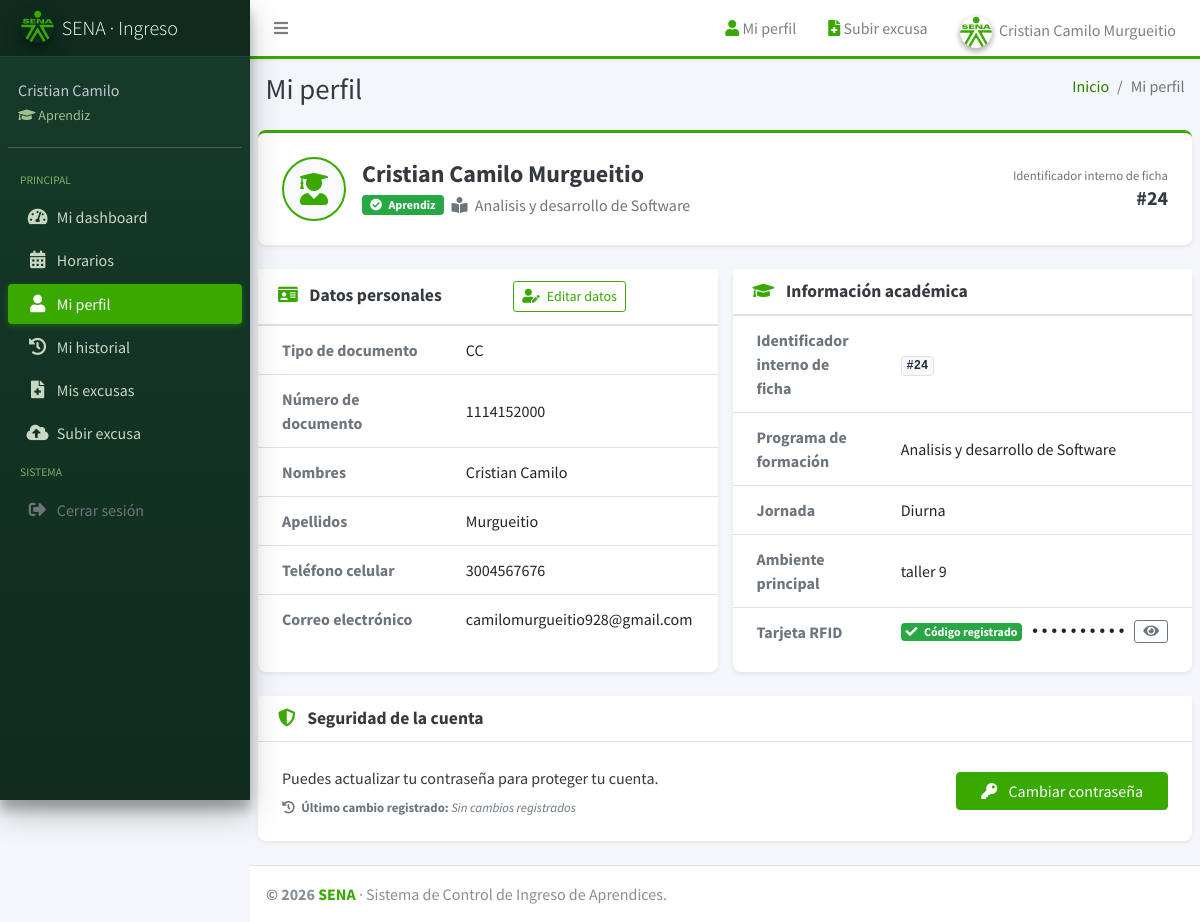
The page /views/aprendiz/perfil.php (signed in) on the database its author committed.
### tables this page shows
CREATE TABLE `aprendiz` (
  `id_aprendiz` int(11) NOT NULL AUTO_INCREMENT,
  `codigo_rfid` varchar(50) NOT NULL,
  `fk_ficha` int(11) NOT NULL,
  `fk_usuario` int(11) NOT NULL,
  PRIMARY KEY (`id_aprendiz`),
  UNIQUE KEY `codigo_rfid` (`codigo_rfid`),
  UNIQUE KEY `fk_usuario` (`fk_usuario`),
  KEY `fk_aprendiz_ficha` (`fk_ficha`),
  CONSTRAINT `fk_aprendiz_ficha` FOREIGN KEY (`fk_ficha`) REFERENCES `ficha` (`id_ficha`) ON UPDATE CASCADE,
  CONSTRAINT `fk_aprendiz_usuario` FOREIGN KEY (`fk_usuario`) REFERENCES `usuario` (`id_usuario`) ON UPDATE CASCADE
);

CREATE TABLE `usuario` (
  `id_usuario` int(11) NOT NULL AUTO_INCREMENT,
  `nombre_usuario` varchar(45) NOT NULL,
  `contrasena` varchar(400) NOT NULL,
  `nombre` varchar(45) NOT NULL,
  `apellido` varchar(45) NOT NULL,
  `tipo_documento` varchar(10) DEFAULT NULL,
  `identificacion` varchar(45) DEFAULT NULL,
  `telefono` varchar(45) DEFAULT NULL,
  `correo_electronico` varchar(100) DEFAULT NULL,
  `fk_rol` int(11) NOT NULL,
  `estado_invitacion_clave` enum('PENDIENTE','MANTENIDA','CAMBIADA') NOT NULL DEFAULT 'PENDIENTE',
  `fecha_resolucion_invitacion` datetime DEFAULT NULL,
  `fecha_ultimo_cambio_clave` datetime DEFAULT NULL,
  PRIMARY KEY (`id_usuario`),
  UNIQUE KEY `identificacion` (`identificacion`),
  KEY `fk_usuario_rol` (`fk_rol`),
  CONSTRAINT `fk_usuario_rol` FOREIGN KEY (`fk_rol`) REFERENCES `rol` (`id_rol`) ON UPDATE CASCADE
);

CREATE TABLE `ficha` (
  `id_ficha` int(11) NOT NULL AUTO_INCREMENT,
  `nombre_programa` varchar(100) NOT NULL,
  `jornada` varchar(45) NOT NULL,
  `ambiente_principal` varchar(100) DEFAULT NULL,
  `fk_usuario` int(11) NOT NULL,
  PRIMARY KEY (`id_ficha`),
  KEY `fk_ficha_usuario` (`fk_usuario`),
  CONSTRAINT `fk_ficha_usuario` FOREIGN KEY (`fk_usuario`) REFERENCES `usuario` (`id_usuario`) ON UPDATE CASCADE
);

### views/aprendiz/perfil.php (the view, shortened to what the rows shown need)
<?php
require_once dirname(__DIR__) . '/../includes/autenticacion.php';
$conexion = (new Conexion())->conectar();
$consultaPerfil = $conexion->prepare(
    'SELECT
        usuario.id_usuario,
        usuario.nombre,
        usuario.apellido,
        CONCAT(usuario.nombre, CHAR(32), usuario.apellido) AS nombre_completo,
        usuario.tipo_documento,
        usuario.identificacion AS documento,
        usuario.telefono,
        usuario.correo_electronico,
        usuario.fecha_ultimo_cambio_clave,
        aprendiz.codigo_rfid,
        ficha.id_ficha,
        ficha.nombre_programa,
        ficha.jornada,
        ficha.ambiente_principal
     FROM usuario
     INNER JOIN aprendiz ON aprendiz.fk_usuario = usuario.id_usuario
     INNER JOIN ficha ON aprendiz.fk_ficha = ficha.id_ficha
     WHERE usuario.id_usuario = :id_usuario
     LIMIT 1'
);
$consultaPerfil->bindValue(':id_usuario', $_SESSION['aprendiz']['id_usuario'], PDO::PARAM_INT);
$consultaPerfil->execute();
$perfilAprendiz = $consultaPerfil->fetch(PDO::FETCH_ASSOC);
?>
<?php if (!$perfilAprendiz): ?>
  <div class="row">
    <div class="col-12">
      <div class="alert alert-warning" role="alert">
        <i class="fas fa-exclamation-triangle mr-2"></i> No se encontró un perfil de aprendiz asociado a esta cuenta.
      </div>
    </div>
  </div>
<?php else: ?>
  <div class="card card-outline card-success mb-4 shadow-sm">
    <div class="card-body p-4">
      <div class="d-flex flex-column flex-md-row align-items-md-center justify-content-between">
        <div class="d-flex align-items-center mb-3 mb-md-0">
          <div class="rounded-circle bg-light d-flex align-items-center justify-content-center mr-3" style="width: 64px; height: 64px; min-width: 64px; border: 2px solid #39a900;">
            <i class="fas fa-user-graduate fa-2x text-sena"></i>
          </div>
          <div>
            <h2 class="h4 font-weight-bold mb-1 text-dark" id="perfilHeaderNombre"><?= htmlspecialchars($perfilAprendiz['nombre_completo']) ?></h2>
            <div class="d-flex flex-wrap align-items-center">
              <span class="badge badge-success px-2 py-1 mr-2"><i class="fas fa-check-circle mr-1"></i> Aprendiz</span>
              <span class="text-muted"><i class="fas fa-book-reader mr-1"></i> <?= htmlspecialchars($perfilAprendiz['nombre_programa'] ?: 'No registrado') ?></span>
            </div>
          </div>
        </div>
        <div class="text-md-right">
          <span class="text-muted small d-block">Identificador interno de ficha</span>
          <span class="h5 font-weight-bold text-dark">#<?= htmlspecialchars((string)$perfilAprendiz['id_ficha']) ?></span>
        </div>
      </div>
    </div>
  </div>
  <div class="row">
    <div class="col-lg-6 col-12 mb-4">
      <div class="card h-100 shadow-sm">
        <div class="card-header bg-white border-bottom d-flex align-items-center justify-content-between">
          <h3 class="card-title font-weight-bold text-dark mb-0">
            <i class="fas fa-id-card text-sena mr-2"></i> Datos personales
          </h3>
          <button type="button" class="btn btn-sm btn-outline-success" id="btnAbrirModalEditarDatos">
            <i class="fas fa-user-edit mr-1"></i> Editar datos
          </button>
        </div>
        <div class="card-body p-0">
          <div class="table-responsive">
            <table class="table table-hover mb-0">
              <tbody>
                <tr>
                  <th scope="row" class="text-muted pl-4" style="width: 40%;">Tipo de documento</th>
                  <td class="font-weight-medium pr-4" id="perfilTipoDoc"><?= htmlspecialchars($perfilAprendiz['tipo_documento'] ?: 'No registrado') ?></td>
                </tr>
                <tr>
                  <th scope="row" class="text-muted pl-4">Número de documento</th>
                  <td class="font-weight-medium pr-4" id="perfilDocumento"><?= htmlspecialchars($perfilAprendiz['documento'] ?: 'No registrado') ?></td>
                </tr>
                <tr>
                  <th scope="row" class="text-muted pl-4">Nombres</th>
                  <td class="font-weight-medium pr-4" id="perfilNombre"><?= htmlspecialchars($perfilAprendiz['nombre'] ?: 'No registrado') ?></td>
                </tr>
                <tr>
                  <th scope="row" class="text-muted pl-4">Apellidos</th>
                  <td class="font-weight-medium pr-4" id="perfilApellido"><?= htmlspecialchars($perfilAprendiz['apellido'] ?: 'No registrado') ?></td>
                </tr>
                <tr>
                  <th scope="row" class="text-muted pl-4">Teléfono celular</th>
                  <td class="font-weight-medium pr-4" id="perfilTelefono">
                    <?php
                      $tel = trim((string)($perfilAprendiz['telefono'] ?? ''));
                      echo ($tel !== '' && $tel !== '#N/A') ? htmlspecialchars($tel) : '<span class="text-muted font-italic">No registrado</span>';
                    ?>
                  </td>
                </tr>
                <tr>
                  <th scope="row" class="text-muted pl-4">Correo electrónico</th>
                  <td class="font-weight-medium pr-4" id="perfilCorreo">
                    <?php
                      $correo = trim((string)($perfilAprendiz['correo_electronico'] ?? ''));
                      echo ($correo !== '' && $correo !== '#N/A') ? htmlspecialchars($correo) : '<span class="text-muted font-italic">No registrado</span>';
                    ?>
                  </td>
                </tr>
              </tbody>
            </table>
          </div>
        </div>
      </div>
    </div>
    <div class="col-lg-6 col-12 mb-4">
      <div class="card h-100 shadow-sm">
        <div class="card-header bg-white border-bottom">
          <h3 class="card-title font-weight-bold text-dark">
            <i class="fas fa-graduation-cap text-sena mr-2"></i> Información académica
          </h3>
        </div>
        <div class="card-body p-0">
          <div class="table-responsive">
            <table class="table table-hover mb-0">
              <tbody>
                <tr>
                  <th scope="row" class="text-muted pl-4" style="width: 45%;">Identificador interno de ficha</th>
                  <td class="font-weight-medium pr-4">
                    <span class="badge badge-light border text-monospace">#<?= htmlspecialchars((string)$perfilAprendiz['id_ficha']) ?></span>
                  </td>
                </tr>
                <tr>
                  <th scope="row" class="text-muted pl-4">Programa de formación</th>
                  <td class="font-weight-medium pr-4"><?= htmlspecialchars($perfilAprendiz['nombre_programa'] ?: 'No registrado') ?></td>
                </tr>
                <tr>
                  <th scope="row" class="text-muted pl-4">Jornada</th>
                  <td class="font-weight-medium pr-4"><?= htmlspecialchars($perfilAprendiz['jornada'] ?: 'No registrada') ?></td>
                </tr>
                <tr>
                  <th scope="row" class="text-muted pl-4">Ambiente principal</th>
                  <td class="font-weight-medium pr-4">
                    <?php
                      $ambiente = trim((string)($perfilAprendiz['ambiente_principal'] ?? ''));
                      echo ($ambiente !== '' && $ambiente !== '#N/A') ? htmlspecialchars($ambiente) : '<span class="text-muted font-italic">No registrado</span>';
                    ?>
                  </td>
                </tr>
                <tr>
                  <th scope="row" class="text-muted pl-4">Tarjeta RFID</th>
                  <td class="font-weight-medium pr-4">
                    <?php if (!empty($perfilAprendiz['codigo_rfid'])): ?>
                      <div class="d-flex align-items-center">
                        <span class="badge badge-success mr-2"><i class="fas fa-check mr-1"></i> Código registrado</span>
                        <span id="rfidMascara" class="text-monospace">••••••••••</span>
                        <button type="button" class="btn btn-sm btn-outline-secondary ml-2 py-0 px-2" id="btnToggleRfid" title="Mostrar/ocultar código RFID" aria-label="Mostrar código RFID">
                          <i class="fas fa-eye" id="iconoToggleRfid"></i>
                        </button>
                      </div>
                    <?php else: ?>
                      <span class="badge badge-secondary"><i class="fas fa-minus-circle mr-1"></i> Sin código registrado</span>
                    <?php endif; ?>
                  </td>
                </tr>
              </tbody>
            </table>
          </div>
        </div>
      </div>
    </div>
  </div>
  <div class="card shadow-sm mb-4">
    <div class="card-header bg-white border-bottom">
      <h3 class="card-title font-weight-bold text-dark">
        <i class="fas fa-shield-alt text-sena mr-2"></i> Seguridad de la cuenta
      </h3>
    </div>
    <div class="card-body p-4">
      <div class="row align-items-center">
        <div class="col-md-8 mb-3 mb-md-0">
          <p class="mb-2 text-dark font-weight-medium">Puedes actualizar tu contraseña para proteger tu cuenta.</p>
          <p class="text-muted small mb-0">
            <i class="fas fa-history mr-1"></i> <strong>Último cambio registrado:</strong>
            <span id="textoUltimoCambio">
              <?php if (!empty($perfilAprendiz['fecha_ultimo_cambio_clave'])): ?>
                <?= htmlspecialchars(date('d/m/Y h:i a', strtotime($perfilAprendiz['fecha_ultimo_cambio_clave']))) ?>
              <?php else: ?>
                <span class="font-italic">Sin cambios registrados</span>
              <?php endif; ?>
            </span>
          </p>
        </div>
        <div class="col-md-4 text-md-right">
          <button type="button" class="btn btn-primary btn-block-sm px-4" id="btnCambiarClavePerfil">
            <i class="fas fa-key mr-2"></i> Cambiar contraseña
          </button>
        </div>
      </div>
    </div>
  </div>
<?php endif; ?>
<?php
include __DIR__ . '/../layouts/layout_aprendiz.php';

### views/layouts/sidebar.php (shortened to what the rows shown need)
<?php
require_once dirname(__DIR__, 2) . '/includes/autenticacion.php';
$rolActualId = rolId();
$usuarioData = usuarioActual();
$nombreUsuarioActual = $usuarioData['nombre'] ?? 'Usuario';
$nombreRolActual = 'Usuario';
if ($rolActualId === 1) $nombreRolActual = 'Administrador';
elseif ($rolActualId === 2) $nombreRolActual = 'Instructor';
elseif ($rolActualId === 3) $nombreRolActual = 'Aprendiz';
$iconoRol = 'fa-user-shield';
if ($rolActualId === 2) {
    $iconoRol = 'fa-chalkboard-teacher';
} elseif ($rolActualId === 3) {
    $iconoRol = 'fa-graduation-cap';
}
?>
<aside class="main-sidebar sidebar-dark-sena elevation-4">
  <div class="sidebar">
    <div class="user-panel mt-3 pb-3 mb-3 d-flex">
      <div class="info">
        <a href="#" class="d-block"><?= htmlspecialchars($nombreUsuarioActual) ?></a>
        <span class="text-sm text-muted"><i class="fas <?= $iconoRol ?>"></i> <?= htmlspecialchars($nombreRolActual) ?></span>
      </div>
    </div>
  </div>
</aside>

### rows shown on the page
aprendiz: fk_usuario.nombre "Cristian Camilo", fk_ficha.nombre_programa "Analisis y desarrollo de Software", fk_ficha.id_ficha "24", fk_usuario.tipo_documento "CC", fk_usuario.identificacion "1114152000", fk_usuario.apellido "Murgueitio", fk_usuario.telefono "3004567676", fk_usuario.correo_electronico "camilomurgueitio928@gmail.com", fk_ficha.jornada "Diurna", fk_ficha.ambiente_principal "taller 9"

### other values the page prints
$enlace['texto'] "Mi perfil"
$enlace['texto'] "Subir excusa"
$nombreUsuarioActual "Cristian Camilo Murgueitio"
$nombreRolActual "Aprendiz"
$item['texto'] "PRINCIPAL"
$item['texto'] "Mi dashboard"
$item['texto'] "Horarios"
$item['texto'] "Mi perfil"
$item['texto'] "Mi historial"
$item['texto'] "Mis excusas"
$item['texto'] "Subir excusa"
$item['texto'] "SISTEMA"
$item['texto'] "Cerrar sesión"
$paginaTitulo "Mi perfil"
$migaItem['label'] "Inicio"
